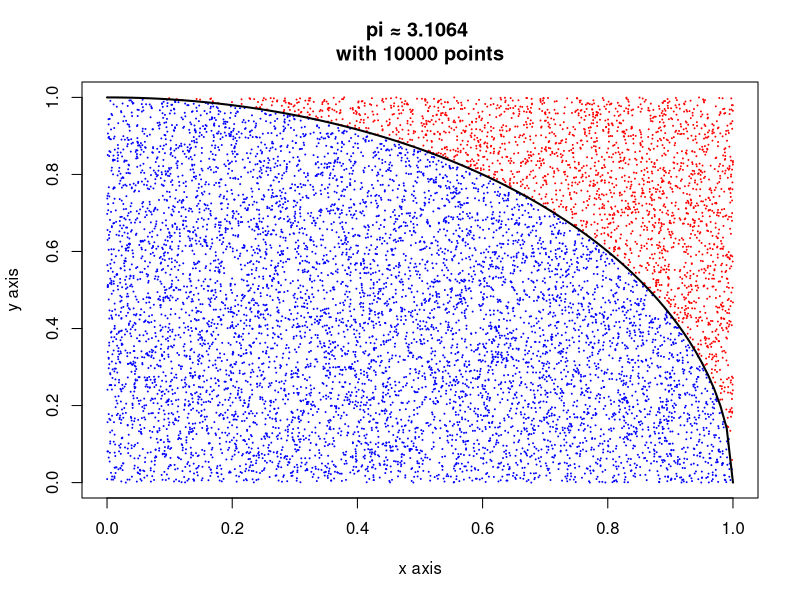

The R script that drew this image:

# Generate the points
num_points = 10000 # feel free to play with this
x = runif(num_points, 0, 1)
y = runif(num_points, 0, 1)
z = x^2 + y^2
# pi approximation
pi = (area = 4 * length(z[z < 1]) / length(z))

# Get indices
ord = match(z[z<1], z)
ord_not = match(z[z>=1], z)

# Plot the figure
plot(x[ord], y[ord], col="BLUE", cex=0.1, xlim = c(0, 1), ylim = c(0, 1), 
     main=paste("pi ≈", pi, "\nwith", num_points, "points"),
     xlab="x axis", 
     ylab="y axis")
points(x[ord_not], y[ord_not], col="RED", cex = .1)
x_circ = seq(0, 1, 0.01)
y_circ = sqrt(1 - x_circ^2)
lines(x_circ, y_circ, lwd = 2)
